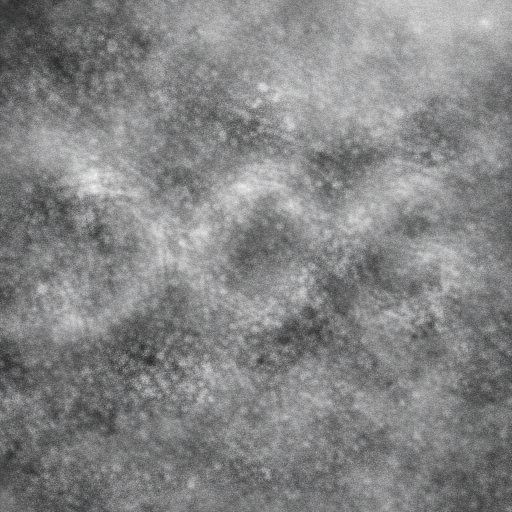
#> input picture Step4/Copilot_20260416_115108.png, 1024 x 1024 px, found by its file name (shown at 1/2 size); its folder holds 5 pictures in this run
$ python step4_structural_matching.py
#> lines starting #> are read from the running program, lines starting #| are printed output that depends on the picture
from PIL import Image, ImageFont, ImageDraw
import numpy as np
import os
import json

# ============================================
# Task H: 構造マッチングの完全透明化実験
# すべてのテンプレートを可視化し、捏造の余地を排除する
# ============================================

def render_and_save_template(word, N=256):
    """単語をレンダリングし、必ず画像としてディスクに保存する"""
    img = Image.new("L", (N, N), color=0)
    draw = ImageDraw.Draw(img)
    font_path = "/System/Library/Fonts/Helvetica.ttc"
    font_size = int(N * 0.4)
    try:
        font = ImageFont.truetype(font_path, font_size)
    except:
        font = ImageFont.load_default()

    # 中央配置
    left, top, right, bottom = draw.textbbox((0, 0), word, font=font)
    w, h = right - left, bottom - top
    draw.text(((N - w) // 2, (N - h) // 2), word, fill=255, font=font)

    # 画像として保存 (証拠)
    save_path = f"Step4/template_{word.lower()}.png"
    img.save(save_path)
    print(f"Verified template saved: {save_path}")

    return np.array(img).astype(np.float32) / 255.0

def load_target_image(path, N=256):
#> called with path = 'Step4/Copilot_20260416_115108.png', N = 256
    img = Image.open(path).convert("L")
    img = img.resize((N, N), Image.Resampling.LANCZOS)
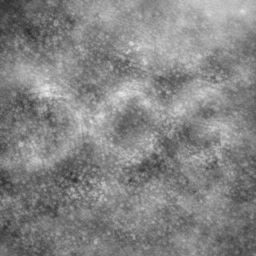
#> img: PIL image 256x256 L; min 45, max 236, mean 132.5
    return np.array(img).astype(np.float32) / 255.0

def pkgf_commutator_score(omega, K):
    # [Omega, K] = Omega @ K - K @ Omega
    comm = omega @ K - K @ omega
    frob_norm = np.linalg.norm(comm, ord="fro")
    return -float(frob_norm)

def run_fully_transparent_experiment():
    N = 256
    image_path = "Step4/Copilot_20260416_115108.png"
    words = ["DOG", "CAT", "DIG", "LOG", "BOX"]

    print(f"--- Full Transparency Structural Matching ---")
    Omega = load_target_image(image_path, N=N)

    results = {}
    for word in words:
        K = render_and_save_template(word, N=N)
        score = pkgf_commutator_score(Omega, K)
        results[word] = score
        print(f"Word: {word:<5} | Score: {score:15.4f}")
#> this loop made 5 passes
#> (right in render_and_save_template, w in render_and_save_template, frob_norm in pkgf_commutator_score, score) on passes 1 to 5: (238, 238, 5737.7, -5737.7), (196, 196, 4598.1, -4598.1), (188, 188, 5142.2, -5142.2), (213, 213, 5124.7, -5124.7), (212, 212, 5483.1, -5483.1)
#| Word: DOG   | Score:      -5737.7310
#| Word: CAT   | Score:      -4598.1221
#| Word: DIG   | Score:      -5142.1997
#| Word: LOG   | Score:      -5124.7075
#| Word: BOX   | Score:      -5483.1196
#> pass 1, in render_and_save_template, `img.save(save_path)`:
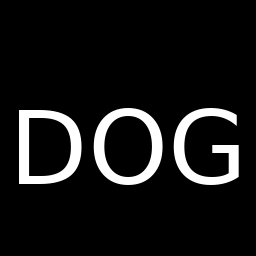
#> saved as template_dog.png: PIL image 256x256 L; min 0, max 255, mean 22.4
#> pass 1, in pkgf_commutator_score, `comm = omega @ K - K @ omega`:
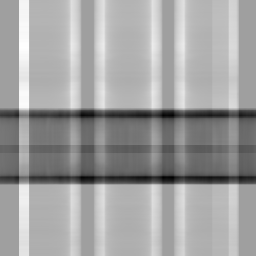
#> comm: shape (256, 256) float32; min -83.23, max 49.78, mean 0.7; drawn with min black and max white
#> after the loop, results = {'DOG': -5737.7, 'CAT': -4598.1, 'DIG': -5142.2, 'LOG': -5124.7, 'BOX': -5483.1}

    # ソートして最終順位
    ranking = sorted(results.items(), key=lambda x: x[1], reverse=True)
#> ranking = [('CAT', -4598.1), ('LOG', -5124.7), ('DIG', -5142.2), ('BOX', -5483.1), ('DOG', -5737.7)]

    print("\n--- FINAL RANKING ---")
    for i, (word, s) in enumerate(ranking):
        print(f"{i+1}. {word:<5}: {s:15.4f}")
#> this loop made 5 passes
#| 1. CAT  :      -4598.1221
#| 2. LOG  :      -5124.7075
#| 3. DIG  :      -5142.1997
#| 4. BOX  :      -5483.1196
#| 5. DOG  :      -5737.7310

    with open("Step4/task_h_final_verified_results.json", "w") as f:
        json.dump({"results": results, "ranking": ranking}, f, indent=4)

if __name__ == "__main__":
    run_fully_transparent_experiment()
